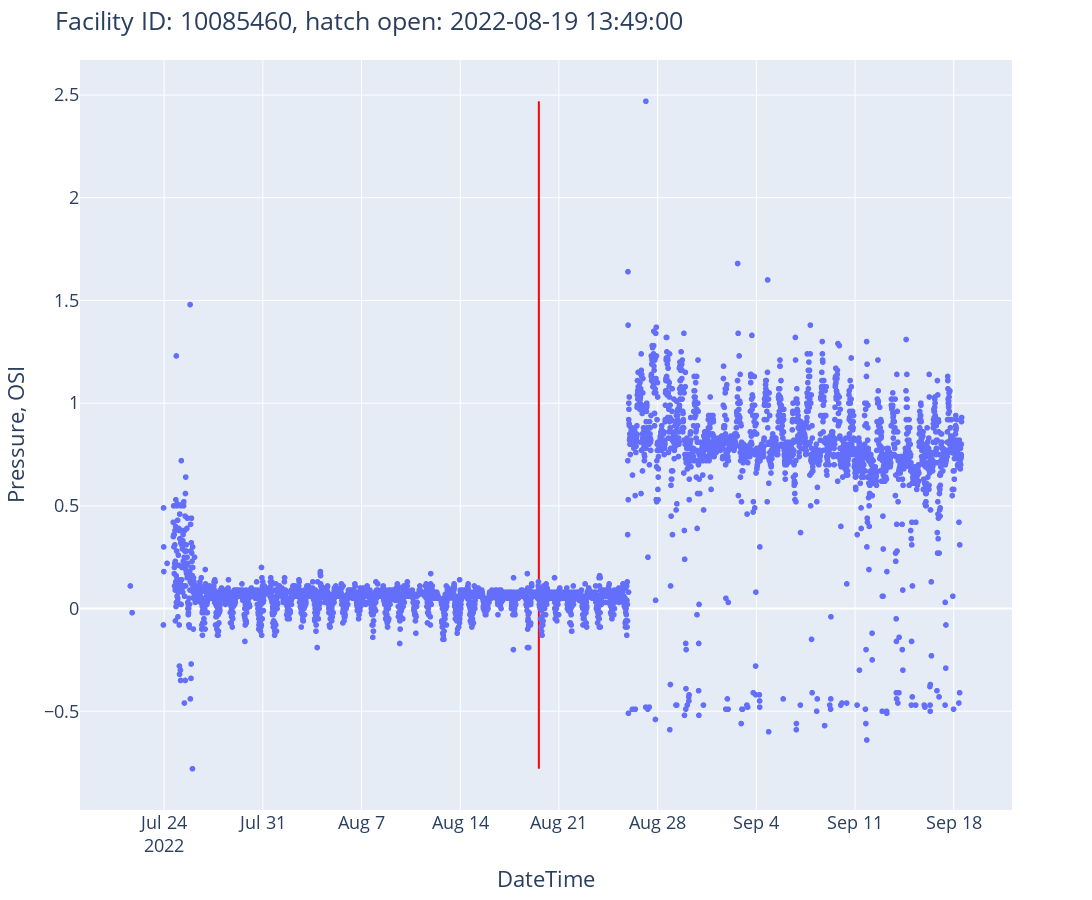

Notebook code cell kept with this figure:
### Code cell
from utils import summary
id = 10085460

data=summary(drone=df_drone, form = df_form, thp = df_thp, workorder = df_workorder, id = id)
fig = plot_ts_open_hatch(dfi=data[0][1], fac_id=id, t_drone_open_hatch=data[0][0])
fig.show()

### Figure 1 — Plotly figure (JSON) as saved in the notebook; plotly's stock layout.template omitted (floating-point values rounded to 4 significant figures; data arrays with more than 128 entries replaced by an {"elided": "..."} marker saying what was removed)
{"data": [{"hovertemplate": "timestamp=%{x}<br>pressure_osi=%{y}<extra></extra>", "legendgroup": "", "marker": {"color": "#636efa", "symbol": "circle"}, "mode": "markers", "name": "", "showlegend": false, "type": "scattergl", "x": {"elided": "4503 str values"}, "xaxis": "x", "y": {"elided": "4503 float values"}, "yaxis": "y"}, {"hovertemplate": "x=%{x}<br>y=%{y}<extra></extra>", "legendgroup": "", "line": {"color": "red", "dash": "solid"}, "marker": {"symbol": "circle"}, "mode": "lines", "name": "", "orientation": "v", "showlegend": false, "type": "scatter", "x": ["2022-08-19T13:49:00", "2022-08-19T13:49:00"], "xaxis": "x", "y": [-0.78, 2.47], "yaxis": "y"}], "layout": {"font": {"size": 18}, "height": 900, "legend": {"tracegroupgap": 0}, "margin": {"t": 60}, "title": {"text": "Facility ID: 10085460, hatch open: 2022-08-19 13:49:00"}, "width": 1600, "xaxis": {"anchor": "y", "domain": [0, 1], "title": {"text": "DateTime"}}, "yaxis": {"anchor": "x", "domain": [0, 1], "title": {"text": "Pressure, OSI"}}}}
